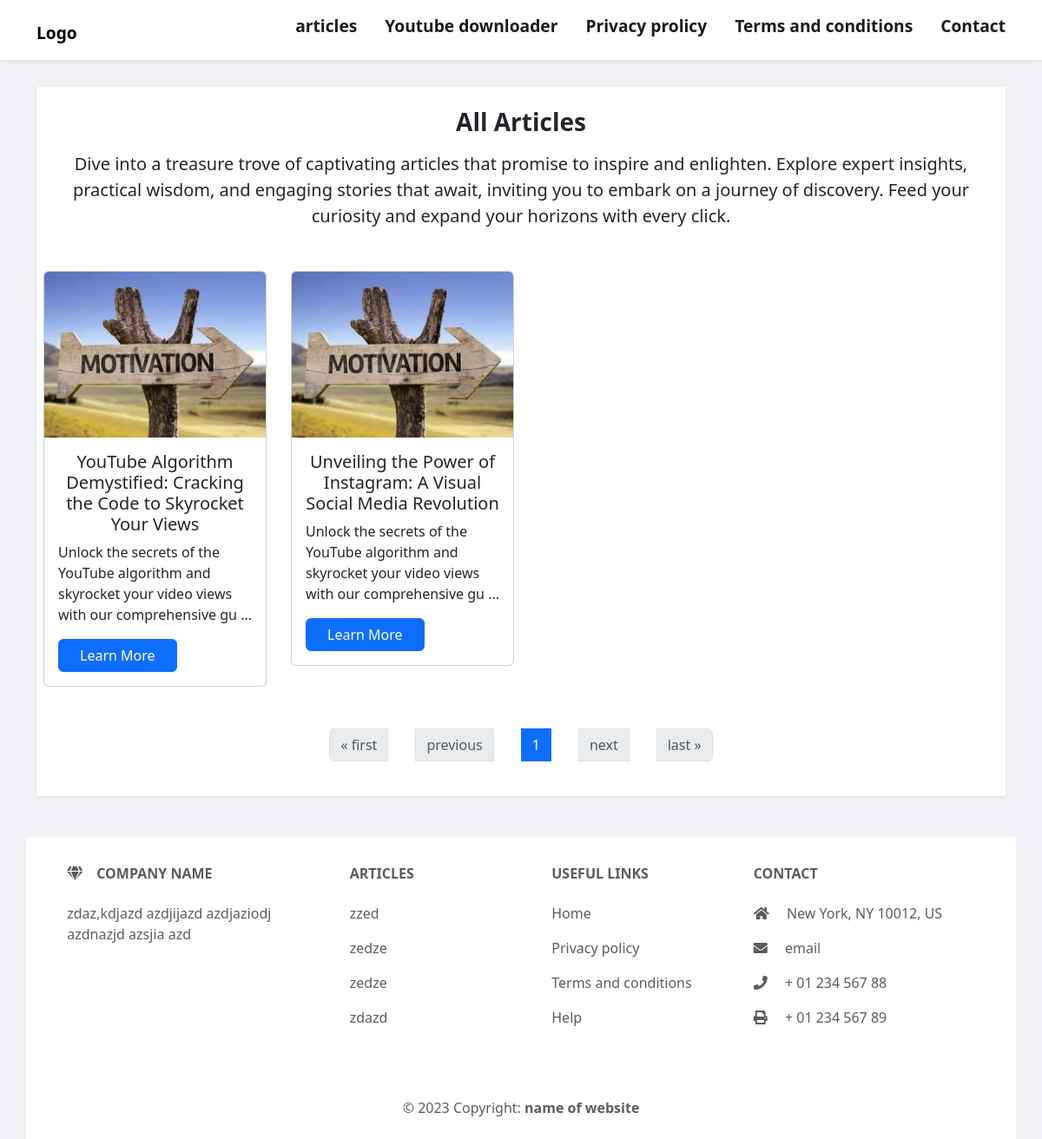
The page /articles on the database its author committed.
### website/models.py (models this page shows, shortened)
class Article(models.Model):
    slug = models.SlugField(unique=True,max_length=200,blank=True)
    title = models.CharField(max_length=255)
    content = RichTextField()
    Categories = models.ManyToManyField(Category)
    tags = models.ManyToManyField(Tag)
    keywords = models.CharField(help_text='coma separeted every keyword',max_length=255,blank=True)
    meta = models.TextField()
    image = models.ImageField(upload_to='articles_images/', blank=True, null=True)

### website/views.py (the view)
# urls.py: path("articles",views.articles,name='articles'),
def articles(request):
    all_posts = Article.objects.all()
    paginator = Paginator(all_posts, 10)
    page_number = request.GET.get('page')
    page_obj = paginator.get_page(page_number)
    context = {
        'articles': page_obj,
    }
    return render(request,"pages/articles.html",context)

### website/templates/pages/articles.html (shortened to what this page needs)
{% load static %}
<!DOCTYPE html>
<html lang="en">
<head>
    {% include 'includes/plugins.html' %}
    <link rel="stylesheet" href="{% static 'css/style.css' %}">
</head>
<body>
    {% include 'includes/header.html' %}
    <main>
        <section class="container" >
            <div class="shadow-sm py-4 px-2  bg-white" style="min-height:50vh">
                <h3 class="text-center fw-bold">All Articles</h3>
                <p class="fs-5 px-4 text-center mt-3">Dive into a treasure trove of captivating articles that promise to inspire and enlighten. Explore expert insights, practical wisdom, and engaging stories that await,
                    inviting you to embark on a journey of discovery. Feed your curiosity and expand your horizons with every click.</p>
                <div class="row gap-1 my-5">
                    {% for post in articles %}
                    <div class="col-12 col-md-3">
                        <div class="card">
                            <img src="{{post.image.url}}" class="card-img-top" alt=""/>
                            <div class="card-body">
                              <h5 class="card-title text-center">{{ post.title }}</h5>
                              <p class="card-text">{{ post.meta|slice:":100" }} ...</p>
                              <a href="{% url 'article' post.slug %}" class="btn btn-primary px-4">Learn More</a>
                            </div>
                          </div>
                    </div>
                    {% endfor %}
                </div>
                <nav aria-label="...">
                    <ul class="pagination mx-auto">
                        {% if articles.has_previous %}
                            <li class="page-item">
                                <a class="page-link" href="?page=1">&laquo; first</a>
                            </li>
                            <li class="page-item">
                                <a class="page-link" href="?page={{ articles.previous_page_number }}">previous</a>
                            </li>
                        {% else %}
                            <li class="page-item disabled">
                                <span class="page-link">&laquo; first</span>
                            </li>
                            <li class="page-item disabled">
                                <span class="page-link">previous</span>
                            </li>
                        {% endif %}
                        <li class="page-item active" aria-current="page">
                            <span class="page-link">
                                {{ articles.number }}
                            </span>
                        </li>
                        {% if articles.has_next %}
                            <li class="page-item">
                                <a class="page-link" href="?page={{ articles.next_page_number }}">next</a>
                            </li>
                            <li class="page-item">
                                <a class="page-link" href="?page={{ articles.paginator.num_pages }}">last &raquo;</a>
                            </li>
                        {% else %}
                            <li class="page-item disabled">
                                <span class="page-link">next</span>
                            </li>
                            <li class="page-item disabled">
                                <span class="page-link">last &raquo;</span>
                            </li>
                        {% endif %}
                    </ul>
                </nav>
            </div>
        </section>
    </main>
    {% include 'includes/footer.html' %}
</body>
</html>

### website/templates/includes/plugins.html (shortened to what this page needs)
<link href="https://cdn.jsdelivr.net/npm/bootstrap@5.3.1/dist/css/bootstrap.min.css" rel="stylesheet">
<link rel="stylesheet" href="https://cdnjs.cloudflare.com/ajax/libs/font-awesome/5.15.3/css/all.min.css"/>

### website/templates/includes/header.html (shortened to what this page needs)
    <header class="shadow-sm pt-2" style="z-index:10000">
      <nav class="container py-2">
        <a href="/" id="logo">Logo</a>
        <ul id="nav-bar">
          <li>
            <a href="{% url 'articles' %}">articles</a>
          </li>
          <li>
            <a href="{% url 'home' %}">Youtube downloader</a>
          </li>
          <li>
            <a href="{% url 'privacy' %}">Privacy prolicy</a>
          </li>
          <li>
            <a href="{% url 'conditions' %}">Terms and conditions</a>
          </li>
          <li>
            <a href="{% url 'contact' %}">Contact</a>
          </li>
        </ul>
      </nav>
    </header>

### website/templates/includes/footer.html (shortened to what this page needs)
{% load static %}
<footer class="text-center text-lg-start bg-white container   text-muted">
    <section class="">
      <div class="container text-center text-md-start mt-5 py-3">
        <div class="row mt-3">
          <div class="col-md-3 col-lg-4 col-xl-3 mx-auto mb-4 ">
            <h6 class="text-uppercase fw-bold mb-4">
              <i class="fas fa-gem me-3"></i>Company name
            </h6>
            <p>
              zdaz,kdjazd
              azdjijazd
              azdjaziodj
              azdnazjd
              azsjia
              azd
            </p>
          </div>
          <div class="col-md-2 col-lg-2 col-xl-2 mx-auto mb-4">
            <h6 class="text-uppercase fw-bold mb-4">
              Articles
            </h6>
            <p>
              <a href="#!" class="text-reset">
                zzed
              </a>
            </p>
            <p>
              <a href="#!" class="text-reset">
                zedze
              </a>
            </p>
            <p>
              <a href="#!" class="text-reset">
                zedze
              </a>
            </p>
            <p>
              <a href="#!" class="text-reset">
                zdazd
              </a>
            </p>
          </div>
          <div class="col-md-3 col-lg-2 col-xl-2 mx-auto mb-4">
            <h6 class="text-uppercase fw-bold mb-4">
              Useful links
            </h6>
            <p>
              <a href="{% url 'home' %}" class="text-reset">Home</a>
            </p>
            <p>
              <a href="{% url 'privacy' %}" class="text-reset">Privacy policy</a>
            </p>
            <p>
              <a href="{% url 'conditions' %}" class="text-reset">Terms and conditions</a>
            </p>
            <p>
              <a href="{% url 'contact' %}" class="text-reset">Help</a>
            </p>
          </div>
          <div class="col-md-4 col-lg-3 col-xl-3 mx-auto mb-md-0 mb-4">
            <h6 class="text-uppercase fw-bold mb-4">Contact</h6>
            <p><i class="fas fa-home me-3"></i> New York, NY 10012, US</p>
            <p>
              <i class="fas fa-envelope me-3"></i>
              email
            </p>
            <p><i class="fas fa-phone me-3"></i> + 01 234 567 88</p>
            <p><i class="fas fa-print me-3"></i> + 01 234 567 89</p>
          </div>
        </div>
      </div>
    </section>
    <div class="text-center p-4">
      © 2023 Copyright:
      <a class="text-reset fw-bold" href="/">name of website</a>
    </div>
  </footer>

### website/static/css/style.css (style rules this page uses)
* { padding: 0; margin: 0; text-decoration: none; list-style: none; box-sizing: border-box; }
a { text-decoration: none; }
header { position: fixed; top: 0; right: 0; width: 100%; background-color: white; color: #000000; }
nav { display: flex; justify-content: space-between; align-items: center; }
nav ul { list-style: none; display: flex; gap: 2rem; }
nav a { font-size: 1.2rem; text-decoration: none; font-weight: 500; color: #1b1b1b; }
nav a#logo { color: #000000; font-weight: 700; }
nav ul a { font-weight: 600; }
body { background-color: #F0F2F5; }
main { margin-top: 100px !important; }

### rows shown on the page
Article: image (picture), title "YouTube Algorithm Demystified: Cracking the Code to Skyrocket Your Views", meta "Unlock the secrets of the YouTube algorithm and skyrocket your video views with our comprehensive gu"
Article: image (picture), title "Unveiling the Power of Instagram: A Visual Social Media Revolution", meta "Unlock the secrets of the YouTube algorithm and skyrocket your video views with our comprehensive gu"

### other values the page prints
{{ articles.number }} "1"
